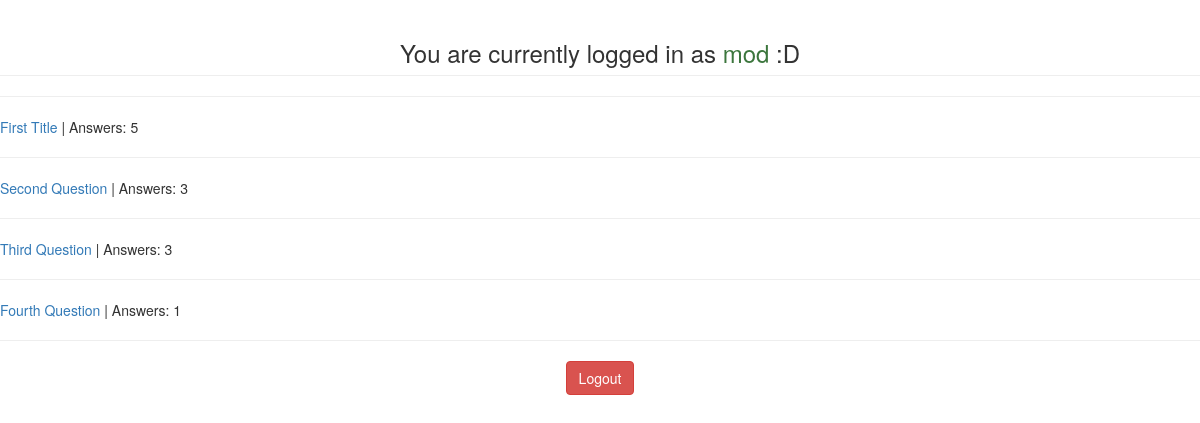
The app's page / (signed in), older data.
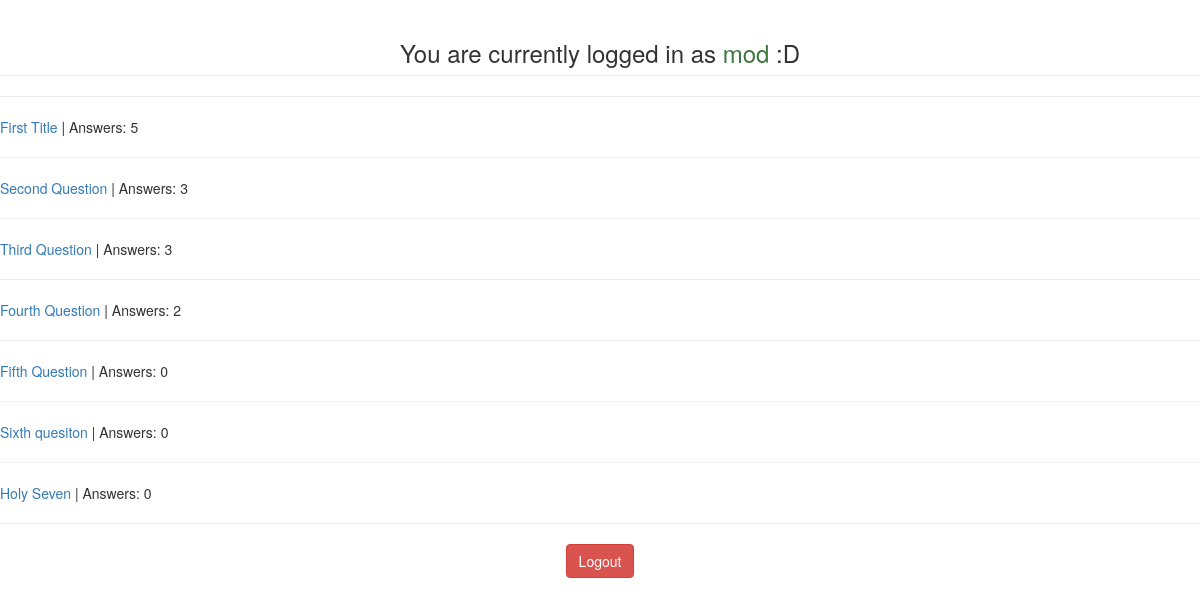
The same page, newer data.
### ask/models.py (models this page shows, shortened)
class question(models.Model):
    title = models.CharField(max_length=100)
    description = models.TextField()
    answers = models.IntegerField(default=0)
    author = models.CharField(max_length=100, default="anonymous")
    created_time = models.DateTimeField(default=timezone.now)
    def __str__(self):
        return (self.title)

### home/views.py (the view)
# urls.py: 2. Add a URL to urlpatterns:  url(r'^$', views.home, name='home')
def home(request):
    global token
    error = token  # Transferring the token's boolean and resetting token.
    token = False
    if request.user.is_authenticated:
        username = request.user.username
        question_list = question.objects.all()
        return render(request,
                      'home_templates/home.html',
                      {'username': username,
                       'question_list': question_list})
    else:
        return render(request,
                      'login_templates/login.html',
                      {'error': error})

### home/templates/home_templates/home.html
{% extends 'home_templates/base.html' %}
{% block frontpage %}
  {% for x in question_list %}
    <a href="{% url 'thread' x.pk %}">{{ x }}</a> | Answers: {{ x.answers }}
    <hr>
  {% endfor %}
{% endblock %}

### home/templates/home_templates/base.html (shortened to what this page needs)
<!DOCTYPE html>
<html lang="en">
<head>
  {% load staticfiles %}
  <link href="{% static 'css/bootstrap.min.css' %}" rel="stylesheet">
</head>
<body>
<h3 class="page-header text-center">You are currently logged in as <span class="text-success">{{ request.user.username}}</span> :D</h3>
    <hr>
    {% block frontpage %}
    {% endblock %}
    <form method="post" action="/logout/">
        <center><input type="submit" value="Logout" class="btn btn-danger"/></center>
    </form>
  </body>
  </html>

Row changes from the older to the newer data that the page shows:
changed question "Fourth Question": answers "1" → "2"
added question: title "Fifth Question", answers "0"
added question: title "Sixth quesiton", answers "0"
added question: title "Holy Seven", answers "0"
